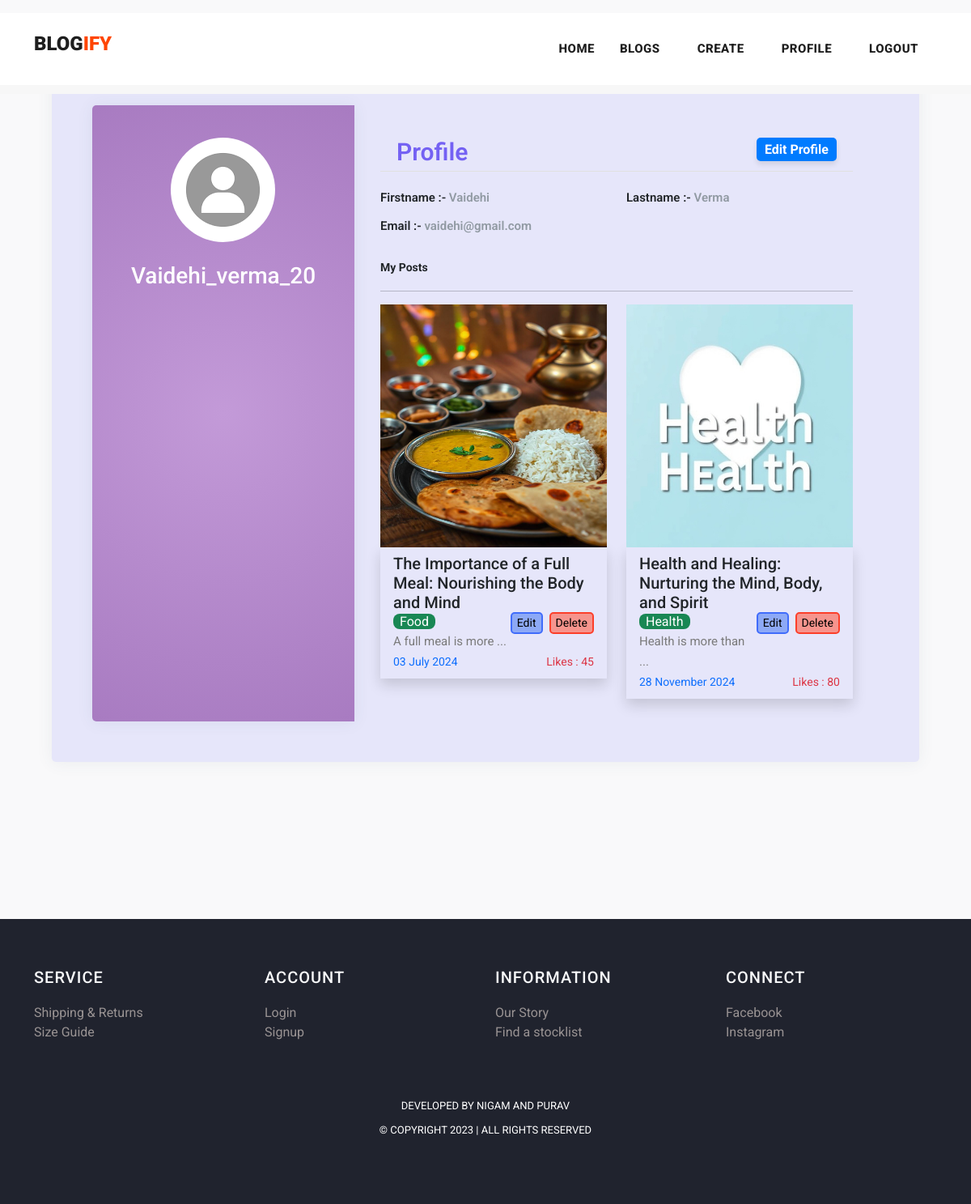
The page /profile/21 on the database its author committed.
### myapp/models.py (models this page shows, shortened)
class Post(models.Model):
    postname = models.CharField(max_length=600)
    category = models.CharField(max_length=600)
    image = models.ImageField(upload_to='images/posts', blank=True, null=True)
    content = models.CharField(max_length=100000)
    time = models.CharField(default=time, max_length=100, blank=True)
    likes = models.IntegerField(null=True, blank=True, default=0)
    user = models.ForeignKey(User, on_delete=models.CASCADE)
    liked_by = models.ManyToManyField(User, related_name='liked_posts', blank=True)  # Track users who liked

### myapp/views.py (the view)
# urls.py: path("profile/<int:id>",views.profile,name='profile'),
def profile(request,id):
    return render(request,'profile.html',{
        'user':User.objects.get(id=id),
        'posts':Post.objects.all(),
        'media_url':settings.MEDIA_URL,
    })

### templates/profile.html (shortened to what this page needs)
{% load static %}
<!DOCTYPE html>
<html lang="en">
<head>
    <link href="https://cdn.jsdelivr.net/npm/bootstrap@5.3.0-alpha3/dist/css/bootstrap.min.css" rel="stylesheet"
>
    <link href="{% static 'vendor/bootstrap/css/bootstrap.min.css' %}" rel="stylesheet">
    <link rel="stylesheet" href="https://maxcdn.bootstrapcdn.com/bootstrap/4.0.0/css/bootstrap.min.css">
    <link href="https://cdn.jsdelivr.net/npm/bootstrap@5.3.0-alpha3/dist/css/bootstrap.min.css" rel="stylesheet"
>
    <link rel="stylesheet" href="{% static 'assets/css/fontawesome.css' %}">
    <link rel="stylesheet" href="{% static 'assets/css/templatemo-stand-blog.css' %}">
    <link rel="stylesheet" href="{% static 'assets/css/owl.css' %}">
</head>
<body>
    <header class="">
        <nav class="navbar navbar-expand-lg bg-white">
            <div class="container">
                <a class="navbar-brand" href="index.html">
                    <h2>BLOG<span style="color: orangered;">Ify</span></h2>
                </a>
                <div class="collapse navbar-collapse" id="navbarResponsive">
                    <ul class="navbar-nav ml-auto">
                        <li>
                            <a class="nav-link" href="{% url 'index' %}">Home
                            </a>
                        </li>
                        <li class="nav-item">
                            <a class="nav-link" href="{% url 'blog' %}">Blogs</a>
                        </li>
                        {% if user.is_authenticated %}
                        <li class="nav-item">
                            <a class="nav-link" href="{% url 'create' %}">Create</a>
                        </li>
                        <li class="nav-item">
                            <a class="nav-link" href="{% url 'profile' user.id %}">Profile</a>
                        </li>
                        <li class="nav-item">
                            <a class="nav-link" href="{% url 'logout' %}">Logout</a>
                        </li>
                        {% else %}
                        <li class="nav-item">
                            <a class="nav-link" href="{% url 'signin' %}">Login</a>
                        </li>
                        {% endif %}
                    </ul>
                </div>
            </div>
        </nav>
    </header>
    <div class="mt-3">
        <div class="page-content page-container p-lg-5 p-0" id="page-content">
            <div class="padding">
                <div class="row d-flex justify-content-center">
                    <div class="col-xl-12 col-md-12" id="card">
                        <div class="card user-card-full">
                            <div class="row m-l-0 m-r-0">
                                <div class="col-sm-4 bg-c-lite-green user-profile">
                                    <div class="card-block text-center text-white">
                                        <div class="m-b-25">
                                            <img src="{% static 'assets/images/user.png' %}" class="img-radius"
                                                alt="User-Profile-Image" style="border-radius: 50%;">
                                        </div>
                                        <h6 class="f-w-800 h3" style="text-transform: capitalize;">{{user.username}}
                                        </h6>
                                    </div>
                                </div>
                                <div class="col-sm-8">
                                    <div class="card-block">
                                        <h6 class="m-b-20 p-b-5 b-b-default f-w-600"
                                            style="font-size: 30px; padding: 20px;  color: #7461f3;">Profile <a
                                                href="{% url 'profileedit' user.id %}"
                                                class="float-right text-decoration-none text-success"
                                                style="font-size: 15px;"><button style="background-color: #007bff; color: white; border: none; padding: 5px 10px; font-size: 16px; font-weight: bold; border-radius: 5px; cursor: pointer; box-shadow: 0 4px 6px rgba(0, 0, 0, 0.1); transition: background-color 0.3s, transform 0.2s;"
                                                onmouseover="this.style.backgroundColor='#0056b3'; this.style.transform='scale(1.05)';"
                                                onmouseout="this.style.backgroundColor='#007bff'; this.style.transform='scale(1)';">
                                        Edit Profile</button></a>
                                        </h6>
                                        <div class="row">
                                            <div class="col-sm-6">
                                                <p class="m-b-10 f-w-600 text-dark">Firstname :-
                                                    <span class="text-muted f-w-400">{{user.first_name}}</span>
                                                </p>
                                            </div>
                                            <div class="col-sm-6">
                                                <p class="m-b-10 f-w-600 text-dark">Lastname :-
                                                    <span class="text-muted f-w-400">{{user.last_name}}</span>
                                                </p>
                                            </div>
                                            <div class="col-sm-6">
                                                <p class="m-b-10 f-w-600 text-dark">Email :-
                                                    <span class="text-muted f-w-400">{{user.email}}</span>
                                                </p>
                                            </div>
                                        </div>
                                        <p class="small fw-bold pt-3 text-dark">My Posts</p>
                                        <hr>
                                        <div class="row row-cols-lg-2 row-cols-1">
                                            {% for post in posts%}
                                            {% if post.user_id == user.id %}
                                            <div class="col col-lg-6 col-12 mb-2">
                                                <img src="{{media_url}}{{post.image}}" alt="" height="300px"
                                                    width="100%">
                                                <div class="px-3 py-2 shadow">
                                                    <h5>{{post.postname}}</h5>
                                                    <a href="{% url 'deletepost' post.id %}"><button
                                                            class="ms-2 float-right small" type="submit"
                                                            style="border:2px solid rgb(252, 63, 42); border-radius: 5px; background-color: rgb(246, 148, 141);">Delete</button></a>
                                                    <a href="{% url 'editpost' post.id %}"><button
                                                            class="float-right small" type="submit"
                                                            style="border:2px solid rgb(64, 108, 251); border-radius: 5px; background-color: rgb(141, 169, 246);">Edit</button></a>
                                                    <span
                                                        class="text-white bg-success rounded-3 px-2 rounded-2">{{post.category}}</span>
                                                    <p>{{post.content|slice:"0:20"}}...</p>
                                                    <p class="small text-primary">{{post.time}}<span
                                                            class="text-danger float-right">Likes :
                                                            {{post.likes}}</span></p>
                                                </div>
                                            </div>
                                            {% endif %}
                                            {% endfor %}
                                        </div>
                                    </div>
                                </div>
                            </div>
                        </div>
                    </div>
                </div>
            </div>
        </div>
    </div>
    {% include 'footer.html' %}
</body>
</html>

### templates/footer.html (shortened to what this page needs)
<footer>
  <div class="container">
    <div class="row">
      <div class="col-lg-3 col-md-6 col-sm-12">
        <h4 class="text-light">SERVICE</h4>
        <ul>
          <li><a href="#">Shipping & Returns</a></li>
          <li><a href="#">Size Guide</a></li>
        </ul>
      </div>
      <div class="col-lg-3 col-md-6 col-sm-12">
        <h4 class="text-light">ACCOUNT</h4>
        <ul>
          <li><a href="{% url 'signin' %}">Login</a></li>
          <li><a href="{% url 'signup' %}">Signup</a></li>
        </ul>
      </div>
      <div class="col-lg-3 col-md-6 col-sm-12">
        <h4 class="text-light">INFORMATION</h4>
        <ul>
          <li><a href="{% url 'blog' %}">Our Story</a></li>
          <li><a href="#">Find a stocklist</a></li>
        </ul>
      </div>
      <div class="col-lg-3 col-md-6 col-sm-12">
        <h4 class="text-light">CONNECT</h4>
        <ul>
          <li><a href="#">Facebook</a></li>
          <li><a href="#">Instagram</a></li>
        </ul>
      </div>
    </div>
  </div>
  <div class="container mt-5">
    <div class="row">
      <div class="col-lg-12">
        <div class="p-3">
          <p>Developed by Nigam and Purav <br>
            &copy; Copyright 2023 | All Rights Reserved
        </div>
      </div>
    </div>
  </div>
</footer>

### static/assets/css/templatemo-stand-blog.css (style rules this page uses)
body { font-family: 'Roboto', sans-serif; overflow-x: hidden; text-rendering: optimizeLegibility; -webkit-font-smoothing: antialiased; -moz-osx-font-smoothing: grayscale; }
p { margin-bottom: 0px; font-size: 15px; font-weight: 400; color: #7a7a7a; line-height: 30px; }
a { text-decoration: none!important; }
ul { padding: 0; margin: 0; list-style: none; }
h1,h2,h3,h4,h5,h6 { margin: 0px; }
header { position: absolute; z-index: 99999; width: 100%; height: 100px; background-color: #f7f7f7; -webkit-transition: all 0.3s ease-in-out 0s; -moz-transition: all 0.3s ease-in-out 0s; -o-transition: all 0.3s ease-in-out 0s; transition: all 0.3s ease-in-out 0s; }
header .navbar { padding: 25px 0px; }
.navbar .navbar-brand { float: left; margin-top: -12px; outline: none; }
.navbar .navbar-brand h2 { color: #1e1e1e; text-transform: uppercase; font-size: 24px; font-weight: 900; -webkit-transition: all .3s ease 0s; -moz-transition: all .3s ease 0s; -o-transition: all .3s ease 0s; transition: all .3s ease 0s; }
#navbarResponsive { z-index: 999; }
.navbar-collapse { text-align: center; }
.navbar .navbar-nav .nav-item { margin: 0px 15px; }
.navbar .navbar-nav a.nav-link { text-transform: capitalize; font-size: 15px; font-weight: 800; text-transform: uppercase; letter-spacing: 0.5px; color: #1e1e1e; transition: all 0.3s; }
footer { margin-top: 100px; text-align: center; background-color: #20232e; padding: 60px 0px; }
footer p { font-size: 13px; text-transform: uppercase; color: #fff; }

### templates/profile.html (style rules this page uses)
body { background-color: #f9f9fa; width: 100vw; height: 100vh; }
.padding { padding: 1rem; }
.user-card-full { overflow: hidden; }
.card { border-radius: 5px; background-color:#E6E6FA; -webkit-box-shadow: 0 1px 20px 0 rgba(69, 90, 100, 0.08); box-shadow: 0 1px 20px 0 rgba(69, 90, 100, 0.08); border: none; margin-bottom: 30px; padding: 50px; }
.m-r-0 { margin-right: 0px; }
.m-l-0 { margin-left: 0px; }
.user-card-full .user-profile { border-radius: 5px 0 0 5px; }
.bg-c-lite-green { background: radial-gradient(circle, #c39ad8, #a87bc1); box-shadow: 0 1px 20px 0 rgba(69, 90, 100, 0.08); }
.user-profile { padding: 20px 0; }
.card-block { padding: 1.25rem; }
.m-b-25 { margin-bottom: 25px; }
.img-radius { border-radius: 5px; }
h6 { font-size: 14px; }
.card .card-block p { line-height: 25px; }
.b-b-default { border-bottom: 1px solid #e0e0e0; }
.m-b-20 { margin-bottom: 20px; }
.p-b-5 { padding-bottom: 5px !important; }
.m-b-10 { margin-bottom: 10px; }
.text-muted { color: #919aa3 !important; }
.f-w-600 { font-weight: 600; }

### templates/footer.html (style rules this page uses)
h4 { text-align: left; color: #dfdada; letter-spacing: 1px; margin-bottom: 20px; font-size: 20px; }
li { text-decoration: none; text-align: left; }
li a { color: rgb(153, 147, 147); }

### rows shown on the page
Post: image (picture), postname "The Importance of a Full Meal: Nourishing the Body and Mind", category "Food", content "A full meal is more", time "03 July 2024", likes "45"
Post: image (picture), postname "Health and Healing: Nurturing the Mind, Body, and Spirit", category "Health", content "Health is more than", time "28 November 2024", likes "80"

### other values the page prints
{{ user.username }} "Vaidehi_verma_20"
{{ user.first_name }} "Vaidehi"
{{ user.last_name }} "Verma"
{{ user.email }} "vaidehi@gmail.com"
